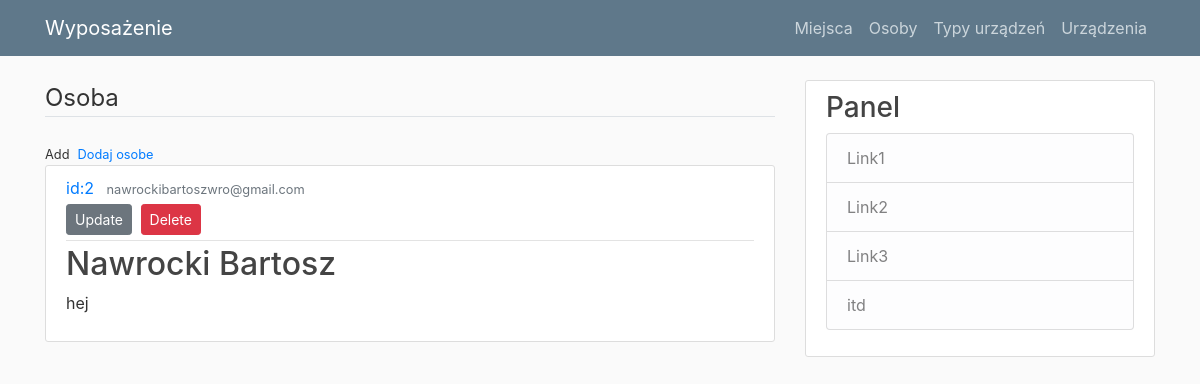
The app's page /pokazosobe/2 with its own data.
### wyposazenie/models.py (models this page shows)
class Osoby(db.Model):
    __tablename__ = "osoby"
    id_osoba = db.Column(db.Integer, primary_key = True)
    imie = db.Column(db.String(30), nullable = False)
    nazwisko = db.Column(db.String(30), nullable = False)
    email = db.Column(db.String(30))
    opis = db.Column(db.String(150))

### wyposazenie/routes.py (the view)
@app.route("/pokazosobe/<int:id_osoba>", methods=['GET', 'POST'])
def pokazosobe(id_osoba):
    osoba_query = Osoby.query.get_or_404(id_osoba)
    return render_template("pokaz_osobe.html", osoba = osoba_query )

### wyposazenie/templates/pokaz_osobe.html (shortened to what this page needs)
{% extends "layout.html" %}
{% block content %}
<legend class="border-bottom mb-4">Osoba</legend>
<div>
    <small class="text muted">
        Add<a class="ml-2" href="{{ url_for('dodajosobe') }}">Dodaj osobe</a>
    </small>
</div>
<article class="media content-section">
    <div class="media-body">
        <div class="article-metadata">
            <a class="mr-2" href="#">id:{{ osoba.id_osoba }}</a>
            <small class="text-muted">{{ osoba.email}}</small>
            <div>
                <a class="btn btn-secondary btn-sm mt-1 mb-1"
                   href="{{ url_for('update_osoba', id_osoba=osoba.id_osoba) }}">Update</a>
                <button type="button" class="btn btn-danger btn-sm m-1" data-toggle="modal" data-target="#deleteModal">
                    Delete
                </button>
            </div>
        </div>
        <h2 class="article-title">{{ osoba.nazwisko }} {{ osoba.imie }}</h2>
        <p class="article-content">{{ osoba.opis }}</p>
    </div>
</article>
{%  endblock content %}

### wyposazenie/static/main.css (style rules this page uses)
body { background: #fafafa; color: #333333; margin-top: 5rem; }
h1, h2, h3, h4, h5, h6 { color: #444444; }
.content-section { background: #ffffff; padding: 10px 20px; border: 1px solid #dddddd; border-radius: 3px; margin-bottom: 20px; }
.article-title { color: #444444; }
.article-content { white-space: pre-line; }
.article-metadata { padding-bottom: 1px; margin-bottom: 4px; border-bottom: 1px solid #e3e3e3 }

### records on screen
Osoby: id_osoba "2", email "nawrockibartoszwro@gmail.com", nazwisko "Nawrocki", imie "Bartosz", opis "hej"
